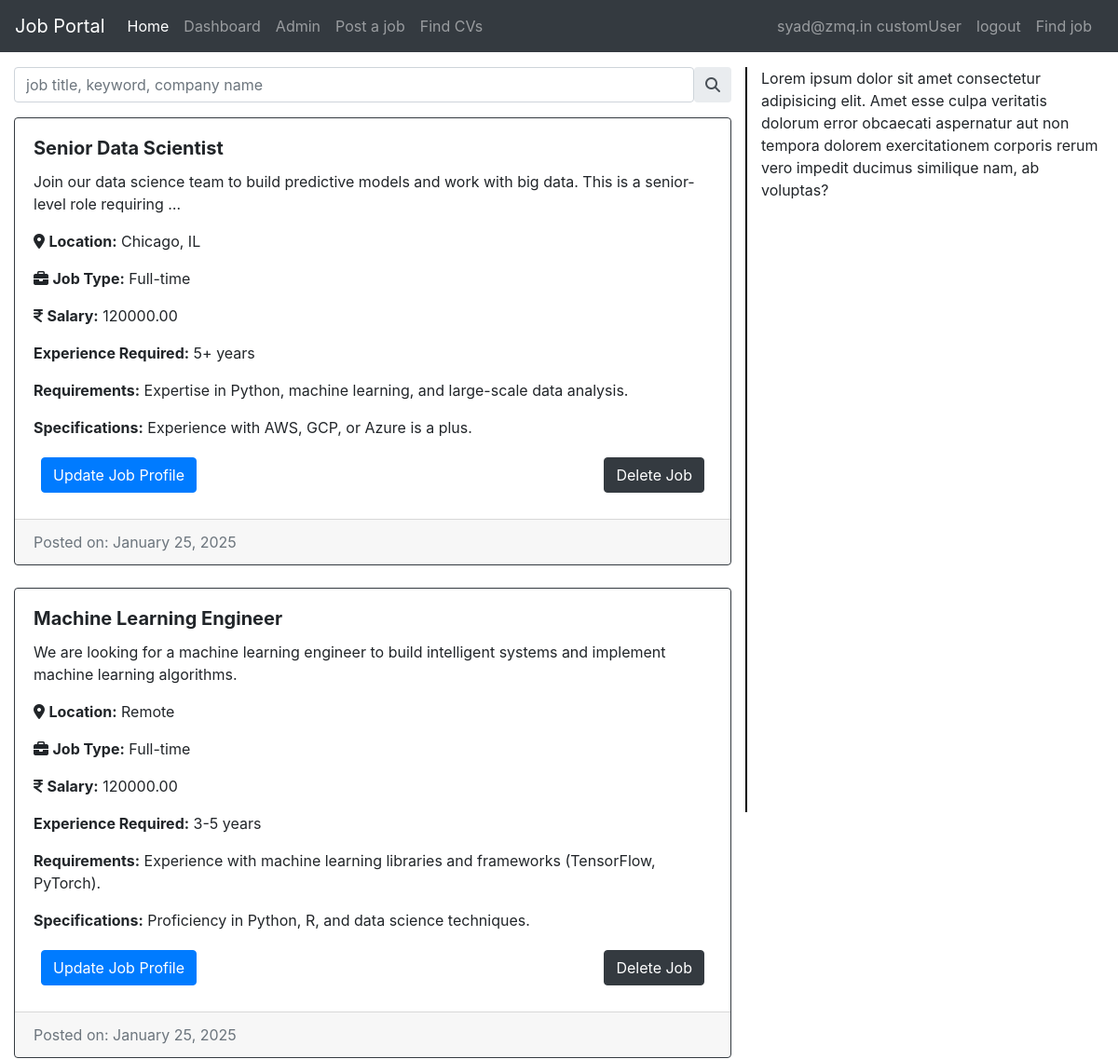
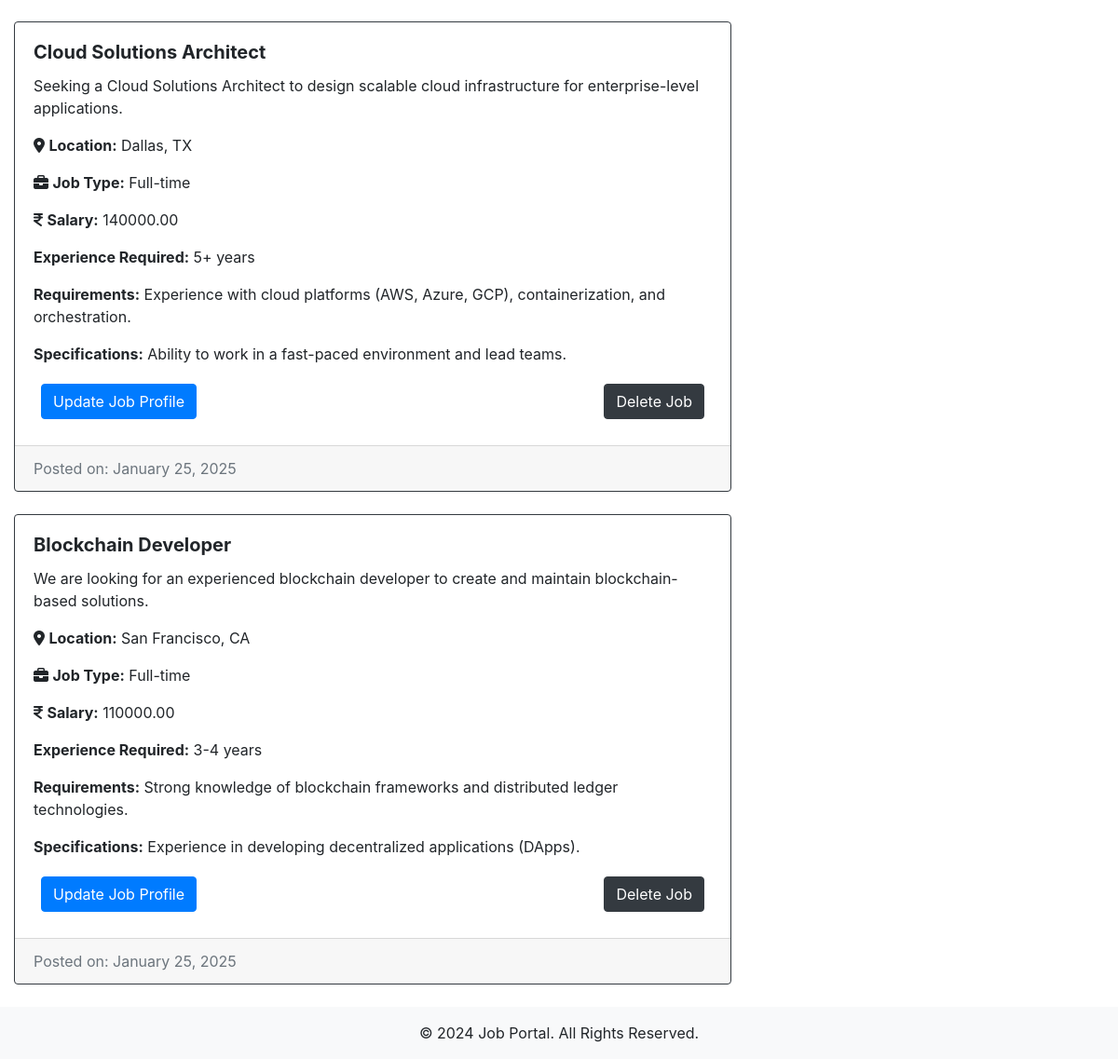
/JobApp/recruiter_job_view/ (signed in), run on the app's committed database (2 pictures, top to bottom).
### users/models.py (models this page shows)
class CustomUser(AbstractBaseUser,PermissionsMixin):
    username=None  #Removed the username field*/
    email = models.EmailField(_("email address"), unique=True)
    first_name = models.CharField(max_length=100)
    last_name = models.CharField(max_length=100)
    is_staff = models.BooleanField(default=False)
    is_active = models.BooleanField(default=True)
    date_joined = models.DateTimeField(_("join date"), default=timezone.now)
    USER_TYPE_CHOICES = (
        ('candidate', 'Candidate'),
        ('recruiter', 'Recruiter'),
    )
    user_type = models.CharField(max_length=10,choices=USER_TYPE_CHOICES)
    USERNAME_FIELD="email"
    REQUIRED_FIELDS=[]
    objects=CustomUserManager()
    def __str__(self):
        return  f'{self.email} customUser'

### JobApp/models.py (models this page shows, shortened)
class Job(models.Model):
    recruiter = models.ForeignKey(
        CustomUser,
        on_delete=models.CASCADE,
        limit_choices_to={'user_type': 'recruiter'}
    )
    title = models.CharField(max_length=255)
    description = models.TextField()
    location = models.CharField(max_length=255)
    job_type = models.CharField(
        max_length=50,
        choices=[
            ('full-time', 'Full-time'),
            ('part-time', 'Part-time'),
            ('internship', 'Internship')
        ]
    )
    salary = models.DecimalField(
        max_digits=10,
        decimal_places=2,
        null=True,
        blank=True
    )
    skills =models.ManyToManyField("Skill", related_name='technical_skill',blank=True)
    requirements = models.TextField(help_text="List of job requirements")
    experience_required = models.CharField(
        max_length=100,
        help_text="Required experience level"
    )
    specifications = models.TextField(
        null=True,
        blank=True,
        help_text="Any other specific requirements"
    )
    education=models.CharField(_("Education"), max_length=50,choices=education, default='masters')
    language=models.CharField(_("Languages"), max_length=50,choices=language,default='eng')
    schedule=models.CharField(_("Shift and schedule"), max_length=50,choices=shift,default='morning')
    work_mode = models.CharField(
        max_length=10,
        choices=WORK_MODE_CHOICES,
        default='Onsite',  # Default to 'Onsite'
    )
    created_at = models.DateTimeField(auto_now_add=True, null=True)
    updated_at = models.DateTimeField(auto_now=True, null=True)
    is_published = models.BooleanField(default=False)
    is_closed = models.BooleanField(default=False)
    Vacancy = models.CharField(max_length=10, null=True)
    end_date = models.DateField(max_length=20, null=True,default='None')
    gender = models.CharField(max_length=30,choices=gender_chioce ,blank=True)
    likes=models.ManyToManyField(CustomUser,related_name='job_likes')

### JobApp/permission.py (the view)
    def wrap(request, *args, **kwargs):
        if request.user.user_type == 'recruiter':
            return function(request, *args, **kwargs)
        else:
            raise PermissionDenied

### JobApp/permission.py (called while the page is built)
def user_is_recruiter(function):
    def wrap(request, *args, **kwargs):
        if request.user.user_type == 'recruiter':
            return function(request, *args, **kwargs)
        else:
            raise PermissionDenied
    return wrap

### JobApp/views.py (called while the page is built)
@login_required(login_url=reverse_lazy('Account:signin'))
@user_is_recruiter
def recruiter_job_view(request):
    if request.user.is_authenticated:
        recruiter_jobs=Job.objects.filter(recruiter=request.user)
        print(request.user)
        return render(request, 'JobApp/recruiterJobPage.html', {'recruiter_jobs':recruiter_jobs})
    else:
        return redirect('Account:signin')

### templates/JobApp/recruiterJobPage.html (shortened to what this page needs)
{% extends "base.html" %}
{% load static %}
{% block content %}
<link rel="stylesheet" href="https://cdnjs.cloudflare.com/ajax/libs/font-awesome/6.6.0/css/all.min.css" />
{% include "recruiter_navbar.html" %}
{% if recruiter_jobs %}
<div class="container-fluid mt-3">
    <div class="row">
        <div class="col-md-8">
            <div class="input-group rounded mb-3">
                <input type="search" class="form-control rounded" placeholder="job title, keyword, company name" aria-label="Search" aria-describedby="search-addon" />
                <span class="input-group-text border-0" id="search-addon">
                    <i class="fas fa-search"></i>
                </span>
            </div>
            {% for job in recruiter_jobs %}
            <div class="card  shadow-sm mb-4 border border-dark rounded" >
                <article class="card-body">
                    <h5 class="card-title"><b>{{ job.title }}</b></h5>
                    <p class="card-text">{{ job.description|truncatewords:20 }}</p>
                    <p><i class="fa-sharp fa-solid fa-location-dot"></i>
                        <strong>Location:</strong> {{ job.location }}</p>
                    <p><i class="fa-solid fa-briefcase"></i> <strong>Job Type:</strong> {{ job.get_job_type_display }}</p>
                    <p> <i class="fa-solid fa-indian-rupee-sign"></i> <strong>Salary:</strong> {{ job.salary|default:"Not specified" }}</p>
                    <p> <strong>Experience Required:</strong> {{ job.experience_required }}</p>
                    <p><strong>Requirements:</strong> {{ job.requirements|linebreaksbr }}</p>
                    {% if job.specifications %}
                    <p><strong>Specifications:</strong> {{ job.specifications|linebreaksbr }}</p>
                    {% endif %}
                    <div class="row p-1 m-1 d-flex justify-content-between">
                        <a href="" class="btn btn-primary">Update Job Profile</a>
                        <a href="" class="btn btn-dark">Delete Job</a>
                    </div>
                </article>
                <div class="card-footer text-muted">
                    Posted on: {{ job.created_at|date:"F d, Y" }}
                </div>
            </div>
            {% endfor %}
        </div>
        <div class="col-md-4" style="border-left: 2px solid black; height: 100vh;">
            <p>Lorem ipsum dolor sit amet consectetur adipisicing elit. Amet esse culpa veritatis dolorum error obcaecati aspernatur aut non tempora dolorem exercitationem corporis rerum vero impedit ducimus similique nam, ab voluptas?</p>
        </div>
    </div>
</div>
{% endif %}
<footer class="bg-light py-3">
    <div class="container">
        <p class="text-center mb-0">&copy; 2024 Job Portal. All Rights Reserved.</p>
    </div>
</footer>
{% endblock %}

### templates/recruiter_navbar.html (shortened to what this page needs)
<nav class="navbar navbar-expand-lg navbar-dark bg-dark fixed-top">
    <a class="navbar-brand" href="#">Job Portal</a>
    <div class="collapse navbar-collapse" id="navbarSupportedContent">
      <ul class="navbar-nav mr-auto">
        <li class="nav-item active">
          <a class="nav-link" href="{% url 'JobApp:job_view' %}">Home <span class="sr-only">(current)</span></a>
        </li>
        <li class="nav-item">
          <a class="nav-link" href="{% url 'JobApp:dashboard_view' %}">Dashboard</a>
        </li>
        <li class="nav-item">
          <a class="nav-link" href="/admin/">Admin</a>{{ forloop.counter }}
        </li>
        <li class="nav-item">
          <a class="nav-link" href="">Post a job</a>
        </li>
        <li class="nav-item">
          <a class="nav-link" href=""> Find CVs</a>
        </li>
      </ul>
      <ul class="nav navbar-nav navbar-right mr-1">
        {% if user.is_authenticated %}
        <li class="nav-item d-flex justify-content-center">
          <a href="{% url 'Account:recruiter_profile' %}" class="nav-link"> {{ request.user }}</a> <a href="{% url 'Account:signout' %}" class="nav-link"> logout</a>
        </li>
        {% endif %}
        <li class="nav-item">
          <a href="{% url 'JobApp:job_view' %}" class="nav-link">Find job</a>
        </li>
      </ul>
    </div>
  </nav>

### templates/recruiter_navbar.html (style rules this page uses)
.navbar.fixed-top { position: fixed; top: 0; left: 0; z-index: 1000; }
body { padding-top: 56px; }

### data on the page
CustomUser: user "syad@zmq.in customUser"
Job: title "Senior Data Scientist", description "Join our data science team to build predictive models and work with big data. This is a senior-level role requiring …", location "Chicago, IL", job_type "Full-time", salary "120000.00", experience_required "5+ years", requirements "Expertise in Python, machine learning, and large-scale data analysis.", specifications "Experience with AWS, GCP, or Azure is a plus.", created_at "January 25, 2025"
Job: title "Machine Learning Engineer", description "We are looking for a machine learning engineer to build intelligent systems and implement machine learning algorithms.", location "Remote", job_type "Full-time", salary "120000.00", experience_required "3-5 years", requirements "Experience with machine learning libraries and frameworks (TensorFlow, PyTorch).", specifications "Proficiency in Python, R, and data science techniques.", created_at "January 25, 2025"
Job: title "Cloud Solutions Architect", description "Seeking a Cloud Solutions Architect to design scalable cloud infrastructure for enterprise-level applications.", location "Dallas, TX", job_type "Full-time", salary "140000.00", experience_required "5+ years", requirements "Experience with cloud platforms (AWS, Azure, GCP), containerization, and orchestration.", specifications "Ability to work in a fast-paced environment and lead teams.", created_at "January 25, 2025"
Job: title "Blockchain Developer", description "We are looking for an experienced blockchain developer to create and maintain blockchain-based solutions.", location "San Francisco, CA", job_type "Full-time", salary "110000.00", experience_required "3-4 years", requirements "Strong knowledge of blockchain frameworks and distributed ledger technologies.", specifications "Experience in developing decentralized applications (DApps).", created_at "January 25, 2025"
